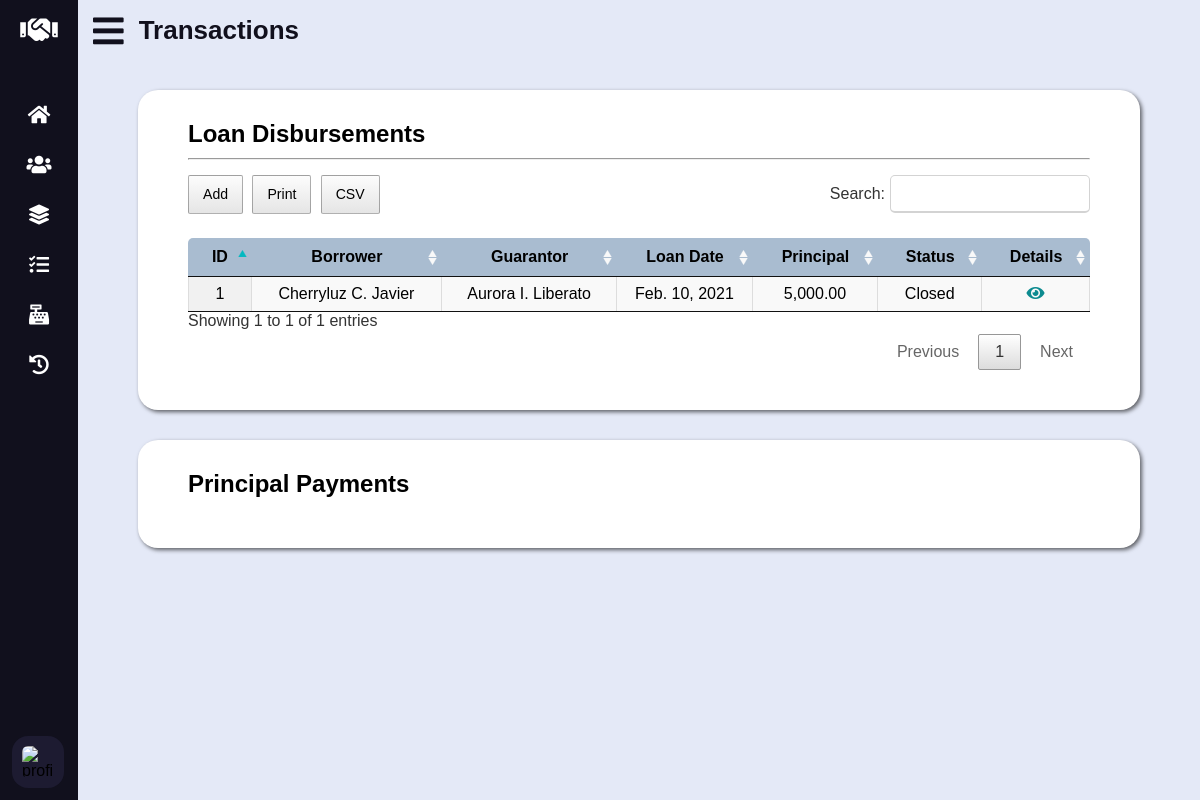
/transactions.php (signed in), run on an earlier commit of the app's database.
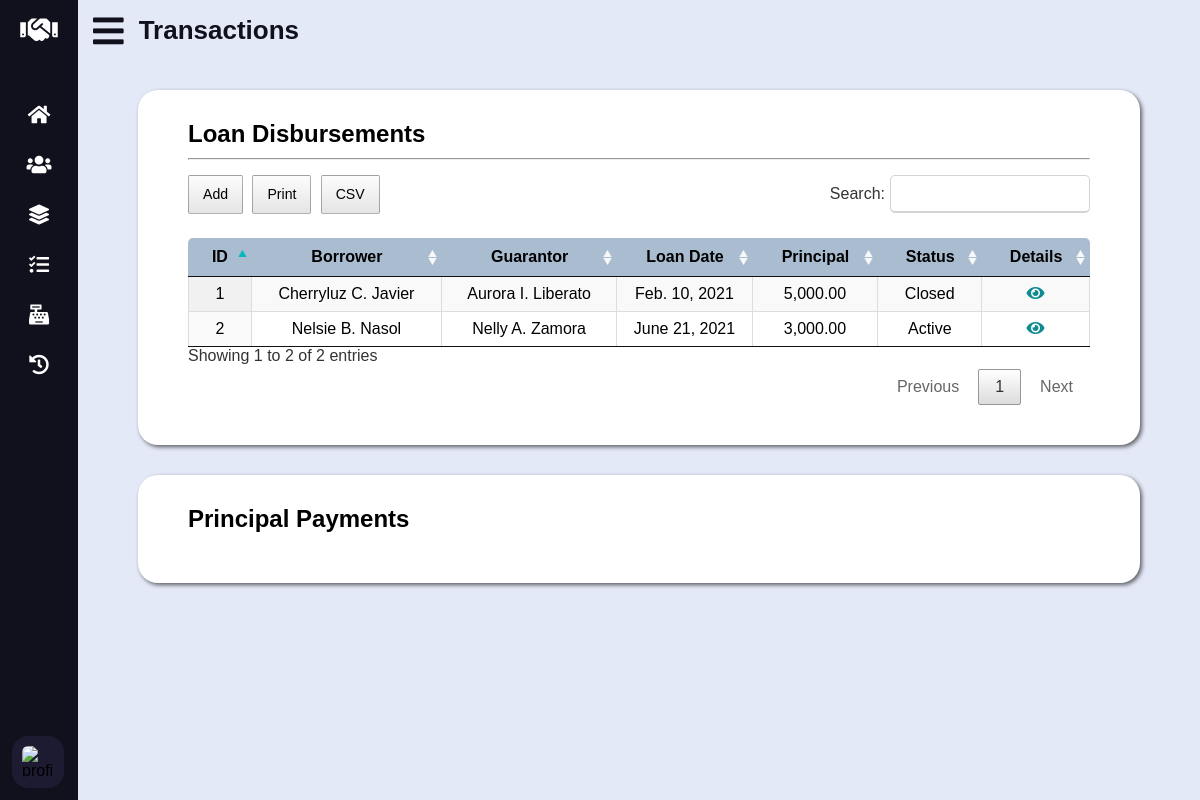
And on a later commit of the database.
### tables this page shows
CREATE TABLE `loan` (
	`loan_id` INT UNSIGNED AUTO_INCREMENT PRIMARY KEY,
	`borrower_id` INT UNSIGNED NOT NULL,
	`guarantor_id` INT UNSIGNED NOT NULL,
	`loan_date_time` DATETIME NOT NULL,
	`principal` DECIMAL(10, 2) NOT NULL,
	`status` ENUM('Active', 'Closed') DEFAULT 'Active' NOT NULL,

	CONSTRAINT fk_loan_borrower_id FOREIGN KEY (`borrower_id`)
		REFERENCES `data_subject` (`data_subject_id`)
		ON UPDATE CASCADE
		ON DELETE RESTRICT,
	CONSTRAINT fk_loan_guarantor_id FOREIGN KEY (`guarantor_id`)
		REFERENCES `guarantor` (`guarantor_id`)
		ON UPDATE CASCADE
		ON DELETE RESTRICT
);

### lib/database-handler.php (called while the page is built, shortened)
<?php
class Database {
	private $host = DB_HOST;
	private $dbname = DB_NAME;
	private $charset = DB_CHARSET;
	private $user = DB_USER;
	private $password = DB_PASSWORD;
	private $dbh;
	private $stmt;
	public function __construct() {
		$dsn = "mysql:host=".$this->host.";charset=".$this->charset.";dbname=".$this->dbname;
		$options = array (
			PDO::ATTR_PERSISTENT => true,
			PDO::ATTR_ERRMODE => PDO::ERRMODE_EXCEPTION,
			PDO::ATTR_ORACLE_NULLS => PDO::NULL_NATURAL
		);
		try {
			$this->dbh = new PDO($dsn, $this->user, $this->password, $options);
		}
		catch (PDOException $e) {
			$this->error = $e->getMessage()." in ".$e->getFile()." on line ".$e->getLine();
			$this->terminate();
		}
	}
	public function query($query) {
		$this->stmt = $this->dbh->prepare($query);
	}
	public function bind($param, $value, $type = null) {
		if (is_null($type)) {
			switch (true) {
				default:
					$type = PDO::PARAM_STR;
			}
		}
		$this->stmt->bindValue($param, $value, $type);
	}
	public function execute($message = "", $redirect = "") {
		try {
			return $this->stmt->execute();
		}
		catch (PDOException $e) {
			$this->logFile = "../src/log.txt";
			$this->error = $e->getMessage()." in ".$e->getFile()." on line ".$e->getLine();
			$this->logError();
		}
		finally {
			if ($redirect !== "") {
				$this->confirmQuery($message, $redirect);
			}
		}
	}
	public function resultSet() {
		$this->execute();
		return $this->stmt->fetchAll(PDO::FETCH_OBJ);
	}
	public function resultColumn() {
		$this->execute();
		return $this->stmt->fetchColumn();
	}
}

### models/Transaction.php (called while the page is built, shortened)
<?php
class Transaction {
	private $db;
	public function __construct() {
		$this->db = new Database();
	}
	public function getLoans() {
		$this->db->query("SELECT * FROM `loan`");
		return $this->db->resultSet();
	}
}

### models/DataSubject.php (called while the page is built, shortened)
<?php
class DataSubject {
	private $db;
	public function __construct() {
		$this->db = new Database();
	}
	public function getName($id) {
		$this->db->query("SELECT CONCAT(`fname`, ' ', LEFT(`mname`, 1), '. ', `lname`) AS name FROM `data_subject` WHERE `data_subject_id` = ?");
		$this->db->bind(1, $id);
		return $this->db->resultColumn();
	}
}

### lib/conversion-util.php (called while the page is built, shortened)
<?php
class Converter {
	public function shortToLongDate($date) {
		$time_stamp = strtotime($date);
		$format = "M. j, Y";
		$formatted_date = date($format, $time_stamp);
		if (strpos($formatted_date, "May") !== false)
			$formatted_date = str_replace(".", "", $formatted_date);
		else if (strpos($formatted_date, "Jun") !== false)
			$formatted_date = str_replace(".", "e", $formatted_date);
		else if (strpos($formatted_date, "Jul") !== false)
			$formatted_date = str_replace(".", "y", $formatted_date);
		return $formatted_date;
	}
}

### transactions.php (the view, shortened to what this page needs)
<?php
	require_once "lib/database-handler.php";
	require_once "lib/conversion-util.php";
	require_once "models/Transaction.php";
	require_once "models/DataSubject.php";
	$converter = new Converter();
	$transaction = new Transaction();
	$data_subject = new DataSubject();
	$loans = $transaction->getLoans();
?>
<!DOCTYPE html>
<html lang="en">
<head>
	<link rel="stylesheet" type="text/css" href="css/all.min.css" />
	<link rel="stylesheet" type="text/css" href="css/datatables.min.css" />
	<link rel="stylesheet" type="text/css" href="css/tingle.min.css" />
	<link rel="stylesheet" type="text/css" href="css/style.css" />
	<link rel="stylesheet" type="text/css" href="css/vertical-nav-bar.css" />
	<link rel="stylesheet" type="text/css" href="css/tables.css" />
	<link rel="stylesheet" type="text/css" href="css/forms.css" />
	<link rel="stylesheet" type="text/css" href="css/media-queries.css" />
</head>
<body>
	<main>
		<header>
			<i class="fas fa-bars"></i>
			<h2 class="text">Transactions</h2>
		</header>
		<section id="loan-disbursements">
			<h3>Loan Disbursements</h3>
			<hr />
			<table id="loan-disbursements-tbl" class="display cell-border" width="100%">
				<thead>
					<tr>
						<th>ID</th>
						<th>Borrower</th>
						<th>Guarantor</th>
						<th>Loan Date</th>
						<th>Principal</th>
						<th>Status</th>
						<th>Details</th>
					</tr>
				</thead>
				<tbody>
					<?php foreach ($loans as $l): ?>
					<tr>
						<td><?php echo $l->loan_id; ?></td>
						<td><?php echo $data_subject->getName($l->borrower_id); ?></td>
						<td><?php echo $data_subject->getName($l->guarantor_id); ?></td>
						<td><?php echo $converter->shortToLongDate($l->loan_date_time); ?></td>
						<td><?php echo number_format($l->principal, 2, ".", ","); ?></td>
						<td><?php echo $l->status; ?></td>
						<td><a class="fas fa-eye" href="loan-details.php?id=<?php echo $l->loan_id; ?>"></a></td>
					</tr>
					<?php endforeach; ?>
				</tbody>
			</table>
		</section>
		<section id="principal-payments">
			<h3>Principal Payments</h3>
		</section>
	</main>
</body>
</html>

What changed in the data, as far as the page shows it:
added loan: loan_id "2", borrower_id "Nelsie B. Nasol", guarantor_id "Nelly A. Zamora", loan_date_time "June 21, 2021", principal "3,000.00", status "Active"
Also different on the page:
text written by a page script: "Add Print CSV Search: Showing 1 to 1 of 1 entries Previous 1 Next" → "Add Print CSV Search: Showing 1 to 2 of 2 entries Previous 1 Next"
